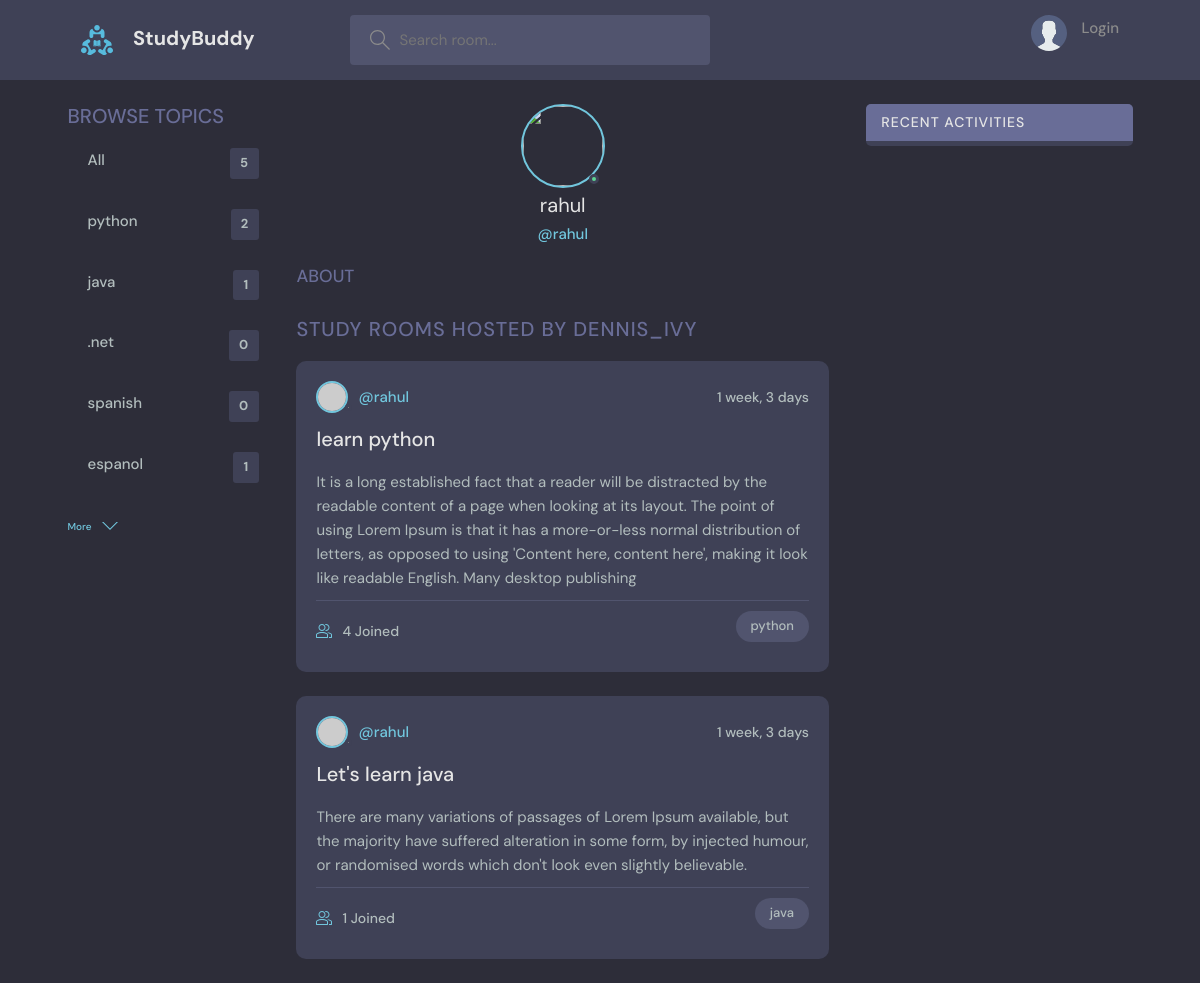
The page /profile_view/1/ on the database its author committed.
### base_app/models.py (models this page shows, shortened)
class Topics(models.Model):
    name = models.CharField(max_length=100)
    def __str__(self):
        return self.name

class Room(models.Model):
    host = models.ForeignKey(User, on_delete=models.CASCADE)
    participants = models.ManyToManyField(
        User, related_name='participants', blank=True)
    name = models.CharField(max_length=100)
    topic = models.ForeignKey(Topics, on_delete=models.CASCADE)
    description = models.TextField(null=True, blank=True)
    updated = models.DateTimeField(auto_now=True)
    created = models.DateTimeField(auto_now_add=True)
    class Meta:
        ordering = ['-updated', '-created']

### base_app/views.py (the view)
# urls.py: path('profile_view/<int:id>/', views.profile_view, name='profile_view'),
def profile_view(request, id):
    user = User.objects.get(id=id)
    room = user.room_set.all()
    message_room = user.message_set.all()
    topics = Topics.objects.all()
    context = {
        'user': user,
        'room': room,
        'message_room': message_room,
        'topics': topics
    }
    return render(request, 'base/profile.html', context)

### template/base/profile.html (shortened to what this page needs)
{% extends 'base.html' %}
{% block content %}
<main class="profile-page layout layout--3">
  <div class="container">
    {% include "base/topic_bar.html" %}
    <div class="roomList">
      <div class="profile">
        <div class="profile__avatar">
          <div class="avatar avatar--large active">
            <img src="{{user.avatar.url}}" />
          </div>
        </div>
        <div class="profile__info">
          <h3>{{user.username}}</h3>
          <p>@{{user.username}}</p>
        </div>
        <div class="profile__about">
          <h3>About</h3>
        </div>
      </div>
      <div class="roomList__header">
        <div>
          <h2>Study Rooms Hosted by dennis_ivy</a>
          </h2>
        </div>
      </div>
      {% include "base/feed.html" %}
    </div>
    {% include "base/activity_bar.html" %}
  </div>
</main>
{% endblock content %}

### template/base/topic_bar.html
<div class="topics">
    <div class="topics__header">
      <h2>Browse Topics</h2>
    </div>
    <ul class="topics__list">
      <li>
        <a href='{% url "home" %}'>All<span>{{topics.count}}</span></a>
      </li>
      <li>
        {% for value in topics %}
        <div>
            <a href='{% url "home" %}?q={{value.name}}'>{{value.name}}<span>{{value.room_set.all.count}}</span></a>
        </div>
    {% endfor %}
      </li>
    </ul>
    <a class="btn btn--link" href='{% url "topics" %}'>
      More
      <svg version="1.1" xmlns="http://www.w3.org/2000/svg" width="32" height="32" viewBox="0 0 32 32">
        <title>chevron-down</title>
        <path d="M16 21l-13-13h-3l16 16 16-16h-3l-13 13z"></path>
      </svg>
    </a>
  </div>

### template/base/feed.html (shortened to what this page needs)
<div>
  {% for value  in room %}
    <div class="roomListRoom">
        <div class="roomListRoom__header">
          <a href="{% url 'profile_view' value.host.id %}" class="roomListRoom__author">
            <div class="avatar avatar--small">
              <img src="https://randomuser.me/api/portraits/women/11.jpg" />
            </div>
            <span>@{{value.host.username}}</span>
          </a>
          <div class="roomListRoom__actions">
            <span>{{value.created|timesince}}</span>
          </div>
        </div>
        <div class="roomListRoom__content">
          <a href='{% url "room" value.id %}'>{{value.name}}</a>
          <p>
            {{value.description}}
          </p>
        </div>
        <div class="roomListRoom__meta">
          <a href='{% url "room" value.id %}' class="roomListRoom__joined">
            {{value.participants.all.count}} Joined
          </a>
          <p class="roomListRoom__topic">{{value.topic}}</p>
        </div>
    </div>
    {% endfor %}
  </div>

### rows shown on the page
Topics: name "python", room_set.all.count "2"
Topics: name "java", room_set.all.count "1"
Topics: name ".net", room_set.all.count "0"
Topics: name "spanish", room_set.all.count "0"
Topics: name "espanol", room_set.all.count "1"
Room: host.username "rahul", created "1 week, 3 days", name "learn python", description "It is a long established fact that a reader will be distracted by the readable content of a page when looking at its layout. The point of using Lorem Ipsum is that it has a more-or-less normal distribution of letters, as opposed to using 'Content here, content here', making it look like readable English. Many desktop publishing", participants.all.count "4", topic "python"
Room: host.username "rahul", created "1 week, 3 days", name "Let's learn java", description "There are many variations of passages of Lorem Ipsum available, but the majority have suffered alteration in some form, by injected humour, or randomised words which don't look even slightly believable.", participants.all.count "1", topic "java"

### other values the page prints
{{ topics.count }} "5"
{{ user.username }} "rahul"
